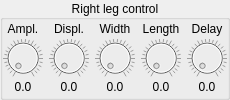
         <widget class="QGroupBox" name="groupBox_4">
          <property name="title">
           <string>Right leg control</string>
          </property>
          <property name="alignment">
           <set>Qt::AlignCenter</set>
          </property>
          <layout class="QGridLayout" name="gridLayout_5">
           <property name="leftMargin">
            <number>0</number>
           </property>
           <property name="topMargin">
            <number>0</number>
           </property>
           <property name="rightMargin">
            <number>0</number>
           </property>
           <property name="bottomMargin">
            <number>2</number>
           </property>
           <property name="verticalSpacing">
            <number>0</number>
           </property>
           <item row="0" column="0">
            <widget class="QLabel" name="rl1">
             <property name="sizePolicy">
              <sizepolicy hsizetype="Minimum" vsizetype="Minimum">
               <horstretch>0</horstretch>
               <verstretch>0</verstretch>
              </sizepolicy>
             </property>
             <property name="minimumSize">
              <size>
               <width>40</width>
               <height>0</height>
              </size>
             </property>
             <property name="maximumSize">
              <size>
               <width>40</width>
               <height>16777215</height>
              </size>
             </property>
             <property name="text">
              <string>Ampl.</string>
             </property>
             <property name="alignment">
              <set>Qt::AlignCenter</set>
             </property>
            </widget>
           </item>
           <item row="0" column="1">
            <widget class="QLabel" name="rl2">
             <property name="sizePolicy">
              <sizepolicy hsizetype="Minimum" vsizetype="Minimum">
               <horstretch>0</horstretch>
               <verstretch>0</verstretch>
              </sizepolicy>
             </property>
             <property name="minimumSize">
              <size>
               <width>40</width>
               <height>0</height>
              </size>
             </property>
             <property name="maximumSize">
              <size>
               <width>40</width>
               <height>16777215</height>
              </size>
             </property>
             <property name="toolTip">
              <string>&lt;html&gt;&lt;head/&gt;&lt;body&gt;&lt;p&gt;&lt;br/&gt;&lt;/p&gt;&lt;/body&gt;&lt;/html&gt;</string>
             </property>
             <property name="text">
              <string>Displ.</string>
             </property>
             <property name="alignment">
              <set>Qt::AlignCenter</set>
             </property>
            </widget>
           </item>
           <item row="0" column="2">
            <widget class="QLabel" name="rl3">
             <property name="sizePolicy">
              <sizepolicy hsizetype="Minimum" vsizetype="Minimum">
               <horstretch>0</horstretch>
               <verstretch>0</verstretch>
              </sizepolicy>
             </property>
             <property name="minimumSize">
              <size>
               <width>40</width>
               <height>0</height>
              </size>
             </property>
             <property name="maximumSize">
              <size>
               <width>40</width>
               <height>16777215</height>
              </size>
             </property>
             <property name="text">
              <string>Width</string>
             </property>
             <property name="alignment">
              <set>Qt::AlignCenter</set>
             </property>
            </widget>
           </item>
           <item row="0" column="3">
            <widget class="QLabel" name="rl4">
             <property name="sizePolicy">
              <sizepolicy hsizetype="Minimum" vsizetype="Minimum">
               <horstretch>0</horstretch>
               <verstretch>0</verstretch>
              </sizepolicy>
             </property>
             <property name="minimumSize">
              <size>
               <width>40</width>
               <height>0</height>
              </size>
             </property>
             <property name="maximumSize">
              <size>
               <width>40</width>
               <height>16777215</height>
              </size>
             </property>
             <property name="text">
              <string>Length</string>
             </property>
             <property name="alignment">
              <set>Qt::AlignCenter</set>
             </property>
            </widget>
           </item>
           <item row="0" column="4">
            <widget class="QLabel" name="rl5">
             <property name="sizePolicy">
              <sizepolicy hsizetype="Minimum" vsizetype="Minimum">
               <horstretch>0</horstretch>
               <verstretch>0</verstretch>
              </sizepolicy>
             </property>
             <property name="minimumSize">
              <size>
               <width>40</width>
               <height>0</height>
              </size>
             </property>
             <property name="maximumSize">
              <size>
               <width>40</width>
               <height>16777215</height>
              </size>
             </property>
             <property name="text">
              <string>Delay</string>
             </property>
             <property name="alignment">
              <set>Qt::AlignCenter</set>
             </property>
            </widget>
           </item>
           <item row="1" column="0">
            <widget class="QDial" name="rk1">
             <property name="enabled">
              <bool>false</bool>
             </property>
             <property name="sizePolicy">
              <sizepolicy hsizetype="Fixed" vsizetype="Minimum">
               <horstretch>50</horstretch>
               <verstretch>50</verstretch>
              </sizepolicy>
             </property>
             <property name="minimumSize">
              <size>
               <width>40</width>
               <height>40</height>
              </size>
             </property>
             <property name="maximumSize">
              <size>
               <width>40</width>
               <height>40</height>
              </size>
             </property>
             <property name="sizeIncrement">
              <size>
               <width>0</width>
               <height>0</height>
              </size>
             </property>
             <property name="toolTip">
              <string>&lt;html&gt;&lt;head/&gt;&lt;body&gt;&lt;p&gt;Knee swing amplitude (degrees)&lt;/p&gt;&lt;/body&gt;&lt;/html&gt;</string>
             </property>
             <property name="minimum">
              <number>0</number>
             </property>
             <property name="maximum">
              <number>100</number>
             </property>
             <property name="pageStep">
              <number>5</number>
             </property>
             <property name="value">
              <number>0</number>
             </property>
             <property name="sliderPosition">
              <number>0</number>
             </property>
             <property name="tracking">
              <bool>false</bool>
             </property>
             <property name="invertedAppearance">
              <bool>false</bool>
             </property>
             <property name="wrapping">
              <bool>false</bool>
             </property>
             <property name="notchesVisible">
              <bool>true</bool>
             </property>
            </widget>
           </item>
           <item row="1" column="1">
            <widget class="QDial" name="rk2">
             <property name="enabled">
              <bool>false</bool>
             </property>
             <property name="sizePolicy">
              <sizepolicy hsizetype="Fixed" vsizetype="Minimum">
               <horstretch>40</horstretch>
               <verstretch>40</verstretch>
              </sizepolicy>
             </property>
             <property name="minimumSize">
              <size>
               <width>40</width>
               <height>40</height>
              </size>
             </property>
             <property name="maximumSize">
              <size>
               <width>40</width>
               <height>40</height>
              </size>
             </property>
             <property name="sizeIncrement">
              <size>
               <width>0</width>
               <height>0</height>
              </size>
             </property>
             <property name="toolTip">
              <string>&lt;html&gt;&lt;head/&gt;&lt;body&gt;&lt;p&gt;Peak displacement&lt;/p&gt;&lt;/body&gt;&lt;/html&gt;</string>
             </property>
             <property name="minimum">
              <number>0</number>
             </property>
             <property name="maximum">
              <number>100</number>
             </property>
             <property name="pageStep">
              <number>5</number>
             </property>
             <property name="value">
              <number>0</number>
             </property>
             <property name="sliderPosition">
              <number>0</number>
             </property>
             <property name="tracking">
              <bool>false</bool>
             </property>
             <property name="invertedAppearance">
              <bool>false</bool>
             </property>
             <property name="wrapping">
              <bool>false</bool>
             </property>
             <property name="notchesVisible">
              <bool>true</bool>
             </property>
            </widget>
           </item>
           <item row="1" column="2">
            <widget class="QDial" name="rk3">
             <property name="enabled">
              <bool>false</bool>
             </property>
             <property name="sizePolicy">
              <sizepolicy hsizetype="Fixed" vsizetype="Minimum">
               <horstretch>50</horstretch>
               <verstretch>50</verstretch>
              </sizepolicy>
             </property>
             <property name="minimumSize">
              <size>
               <width>40</width>
               <height>40</height>
              </size>
             </property>
             <property name="maximumSize">
              <size>
               <width>40</width>
               <height>40</height>
              </size>
             </property>
             <property name="sizeIncrement">
              <size>
               <width>0</width>
               <height>0</height>
              </size>
             </property>
             <property name="toolTip">
              <string>&lt;html&gt;&lt;head/&gt;&lt;body&gt;&lt;p&gt;Peak width&lt;/p&gt;&lt;/body&gt;&lt;/html&gt;</string>
             </property>
             <property name="minimum">
              <number>0</number>
             </property>
             <property name="maximum">
              <number>100</number>
             </property>
             <property name="pageStep">
              <number>5</number>
             </property>
             <property name="value">
              <number>0</number>
             </property>
             <property name="sliderPosition">
              <number>0</number>
             </property>
             <property name="tracking">
              <bool>false</bool>
             </property>
             <property name="invertedAppearance">
              <bool>false</bool>
             </property>
             <property name="wrapping">
              <bool>false</bool>
             </property>
             <property name="notchesVisible">
              <bool>true</bool>
             </property>
            </widget>
           </item>
           <item row="1" column="3">
            <widget class="QDial" name="rk4">
             <property name="enabled">
              <bool>false</bool>
             </property>
             <property name="sizePolicy">
              <sizepolicy hsizetype="Fixed" vsizetype="Minimum">
               <horstretch>50</horstretch>
               <verstretch>50</verstretch>
              </sizepolicy>
             </property>
             <property name="minimumSize">
              <size>
               <width>40</width>
               <height>40</height>
              </size>
             </property>
             <property name="maximumSize">
              <size>
               <width>40</width>
               <height>40</height>
              </size>
             </property>
             <property name="sizeIncrement">
              <size>
               <width>0</width>
               <height>0</height>
              </size>
             </property>
             <property name="toolTip">
              <string>&lt;html&gt;&lt;head/&gt;&lt;body&gt;&lt;p&gt;Swing cycle length (seconds)&lt;/p&gt;&lt;/body&gt;&lt;/html&gt;</string>
             </property>
             <property name="minimum">
              <number>0</number>
             </property>
             <property name="maximum">
              <number>100</number>
             </property>
             <property name="pageStep">
              <number>5</number>
             </property>
             <property name="value">
              <number>0</number>
             </property>
             <property name="sliderPosition">
              <number>0</number>
             </property>
             <property name="tracking">
              <bool>false</bool>
             </property>
             <property name="invertedAppearance">
              <bool>false</bool>
             </property>
             <property name="wrapping">
              <bool>false</bool>
             </property>
             <property name="notchesVisible">
              <bool>true</bool>
             </property>
            </widget>
           </item>
           <item row="1" column="4">
            <widget class="QDial" name="rk5">
             <property name="enabled">
              <bool>false</bool>
             </property>
             <property name="sizePolicy">
              <sizepolicy hsizetype="Fixed" vsizetype="Minimum">
               <horstretch>50</horstretch>
               <verstretch>50</verstretch>
              </sizepolicy>
             </property>
             <property name="minimumSize">
              <size>
               <width>40</width>
               <height>40</height>
              </size>
             </property>
             <property name="maximumSize">
              <size>
               <width>40</width>
               <height>40</height>
              </size>
             </property>
             <property name="sizeIncrement">
              <size>
               <width>0</width>
               <height>0</height>
              </size>
             </property>
             <property name="toolTip">
              <string>&lt;html&gt;&lt;head/&gt;&lt;body&gt;&lt;p&gt;Swing start delay (seconds)&lt;/p&gt;&lt;/body&gt;&lt;/html&gt;</string>
             </property>
             <property name="minimum">
              <number>0</number>
             </property>
             <property name="maximum">
              <number>100</number>
             </property>
             <property name="pageStep">
              <number>5</number>
             </property>
             <property name="value">
              <number>0</number>
             </property>
             <property name="sliderPosition">
              <number>0</number>
             </property>
             <property name="tracking">
              <bool>false</bool>
             </property>
             <property name="invertedAppearance">
              <bool>false</bool>
             </property>
             <property name="wrapping">
              <bool>false</bool>
             </property>
             <property name="notchesVisible">
              <bool>true</bool>
             </property>
            </widget>
           </item>
           <item row="2" column="0">
            <widget class="QLabel" name="rd1">
             <property name="sizePolicy">
              <sizepolicy hsizetype="Minimum" vsizetype="Minimum">
               <horstretch>0</horstretch>
               <verstretch>0</verstretch>
              </sizepolicy>
             </property>
             <property name="minimumSize">
              <size>
               <width>40</width>
               <height>0</height>
              </size>
             </property>
             <property name="maximumSize">
              <size>
               <width>40</width>
               <height>16777215</height>
              </size>
             </property>
             <property name="text">
              <string>0.0</string>
             </property>
             <property name="alignment">
              <set>Qt::AlignCenter</set>
             </property>
            </widget>
           </item>
           <item row="2" column="1">
            <widget class="QLabel" name="rd2">
             <property name="sizePolicy">
              <sizepolicy hsizetype="Minimum" vsizetype="Minimum">
               <horstretch>0</horstretch>
               <verstretch>0</verstretch>
              </sizepolicy>
             </property>
             <property name="minimumSize">
              <size>
               <width>40</width>
               <height>0</height>
              </size>
             </property>
             <property name="maximumSize">
              <size>
               <width>40</width>
               <height>16777215</height>
              </size>
             </property>
             <property name="text">
              <string>0.0</string>
             </property>
             <property name="alignment">
              <set>Qt::AlignCenter</set>
             </property>
            </widget>
           </item>
           <item row="2" column="2">
            <widget class="QLabel" name="rd3">
             <property name="sizePolicy">
              <sizepolicy hsizetype="Minimum" vsizetype="Minimum">
               <horstretch>0</horstretch>
               <verstretch>0</verstretch>
              </sizepolicy>
             </property>
             <property name="minimumSize">
              <size>
               <width>40</width>
               <height>0</height>
              </size>
             </property>
             <property name="maximumSize">
              <size>
               <width>40</width>
               <height>16777215</height>
              </size>
             </property>
             <property name="text">
              <string>0.0</string>
             </property>
             <property name="alignment">
              <set>Qt::AlignCenter</set>
             </property>
            </widget>
           </item>
           <item row="2" column="3">
            <widget class="QLabel" name="rd4">
             <property name="sizePolicy">
              <sizepolicy hsizetype="Minimum" vsizetype="Minimum">
               <horstretch>0</horstretch>
               <verstretch>0</verstretch>
              </sizepolicy>
             </property>
             <property name="minimumSize">
              <size>
               <width>40</width>
               <height>0</height>
              </size>
             </property>
             <property name="maximumSize">
              <size>
               <width>40</width>
               <height>16777215</height>
              </size>
             </property>
             <property name="text">
              <string>0.0</string>
             </property>
             <property name="alignment">
              <set>Qt::AlignCenter</set>
             </property>
            </widget>
           </item>
           <item row="2" column="4">
            <widget class="QLabel" name="rd5">
             <property name="sizePolicy">
              <sizepolicy hsizetype="Minimum" vsizetype="Minimum">
               <horstretch>0</horstretch>
               <verstretch>0</verstretch>
              </sizepolicy>
             </property>
             <property name="minimumSize">
              <size>
               <width>40</width>
               <height>0</height>
              </size>
             </property>
             <property name="maximumSize">
              <size>
               <width>40</width>
               <height>16777215</height>
              </size>
             </property>
             <property name="text">
              <string>0.0</string>
             </property>
             <property name="alignment">
              <set>Qt::AlignCenter</set>
             </property>
            </widget>
           </item>
          </layout>
         </widget>
